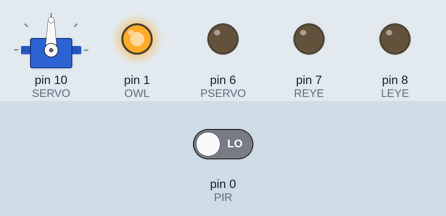
A sketch run on a simulated Arduino Uno, built with avr-gcc and run on an emulated ATmega328P. Parts: servo, output pins drawn as LEDs (lit = HIGH). Inputs (shaded band) come from the test bench; at power-on: pin 0 (PIR) LOW.

Above: at 1.2 s.
1.3 s: pin 0 (PIR) driven HIGH
At 1.75 s:
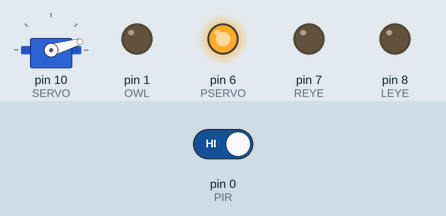
At 4.3 s:
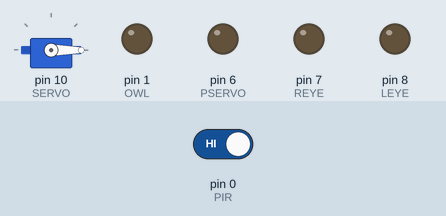
Timing chart, 0 to 21.8 s (numbered marks = the images above; inputs shaded):
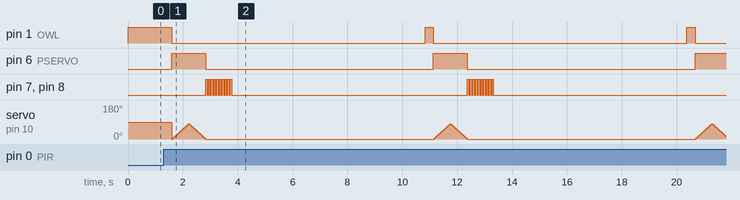

The sketch:

chipmunkBeGone.ino
```cpp
// DESIGNED AND BUILT BY DENNIS ROTNOV
// Feel free to use it and change, but please keep authorship attribution

#include <Servo.h>

#define LEYE 8    // Left eye LED
#define REYE 7    // Right eye LED
#define PSERVO 6  // Cuts power to servo to save power
#define SERVO 10
#define PIR 0     // Motion sensor
#define OWL 1     // Audio

Servo Myservo;
int pos = 0;

long now = 0;
long last = 0;
const int period = 200;

void chipmonkBeGone();
void blink();
void move();

void setup() {
  pinMode(PIR, INPUT);
  pinMode(LEYE, OUTPUT);
  pinMode(OWL, OUTPUT);
  pinMode(REYE, OUTPUT);
  pinMode(PSERVO, OUTPUT);
  digitalWrite(LEYE, 0);
  digitalWrite(REYE, 0);
  digitalWrite(PSERVO, 0);
  digitalWrite(OWL, 1);
  Myservo.attach(SERVO);
}

void loop() {
  // Used nested delays to decrease false alarms
  if (digitalRead(PIR) == 1) {
    delay(300);
    if (digitalRead(PIR) == 1){
      digitalWrite(OWL, 0);
      chipmonkBeGone();
      delay(7000);
      digitalWrite(OWL, 1);
    }
  }
}

void chipmonkBeGone() {
  move();
  blink();
}

// Controls LEDs in owl's eyes
void blink() {
  for (int i=0; i<10; i++) {
    digitalWrite(REYE, 1);
    digitalWrite(LEYE, 1);
    delay(50);
    digitalWrite(REYE, 0);
    digitalWrite(LEYE, 0);
    delay(50);
  }
}

// Activates servos
void move() {
  digitalWrite(PSERVO, 1);
  for (pos = 0; pos <= 80; pos+=2) {
    Myservo.write(pos);
    delay(15);
  }
  for (pos = 80; pos >= 0; pos-=2
  ) {
    Myservo.write(pos);
    delay(15);
  }
  digitalWrite(PSERVO, 0);
 }
```

Measured:
- after the input at 1.3 s, pin 1 (OWL): alternates HIGH for 0.30 s and LOW for 9.2 s, starting after 0.30 s; pin 6 (PSERVO): alternates HIGH for 1.2 s and LOW for 8.3 s, starting after 0.30 s
